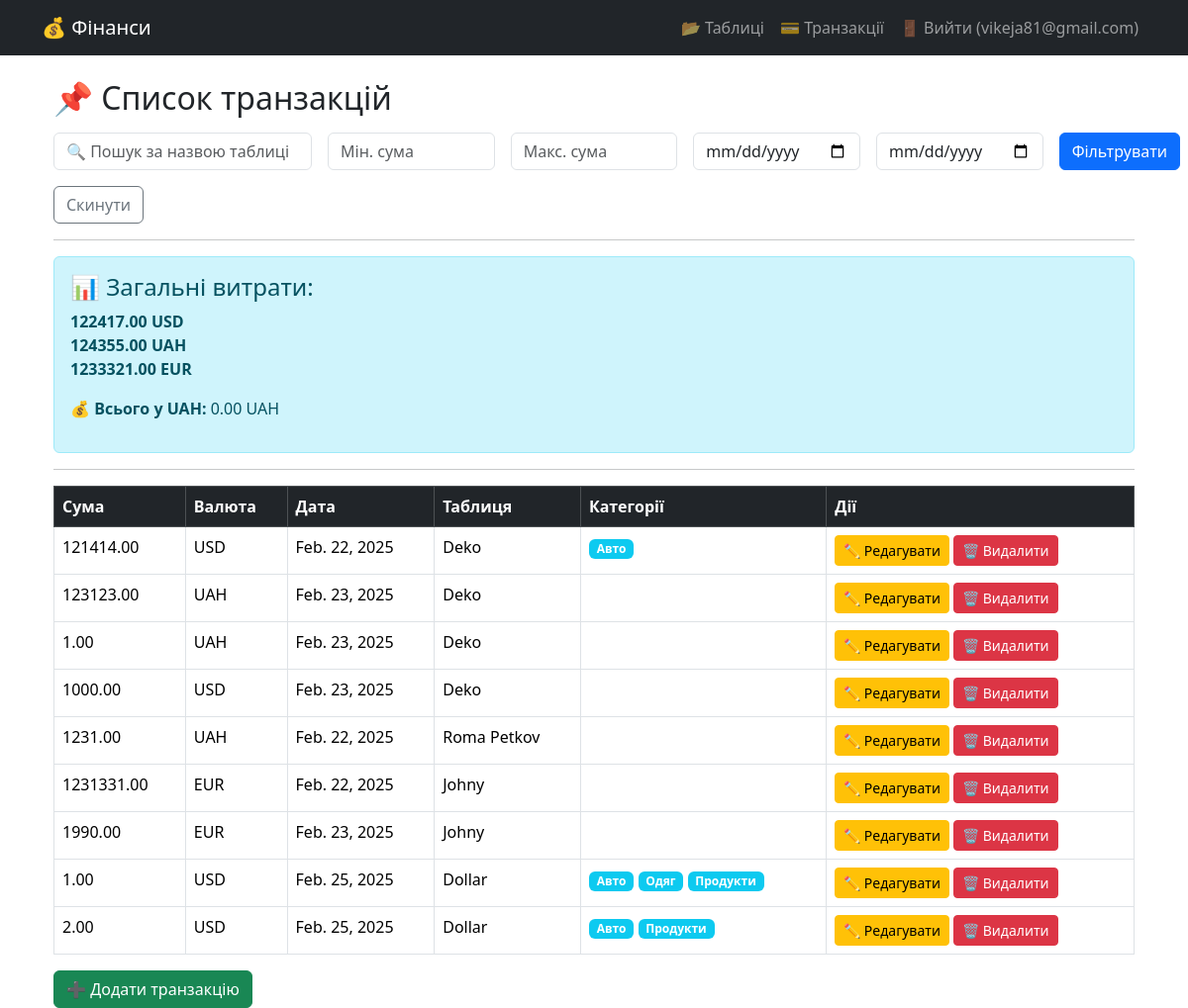
Page /finances/transactions/ (signed in) on the committed database.
### users/models.py (models this page shows, shortened)
class User(AbstractUser):
    username = None
    email = models.EmailField(unique=True)
    objects = CustomUserManager()
    USERNAME_FIELD = "email"
    REQUIRED_FIELDS = []

### finances/models.py (models this page shows, shortened)
class Transaction(models.Model):
    categories = models.ManyToManyField(Category, related_name='transactions')
    table = models.ForeignKey(Table, on_delete=models.CASCADE, related_name="transactions")
    name = models.CharField(max_length=255)
    amount = models.DecimalField(max_digits=10, decimal_places=2)
    currency = models.CharField(max_length=3, choices=[("USD", "USD"), ("EUR", "EUR"), ("UAH", "UAH")], default="UAH")
    date = models.DateField(auto_now_add=True)
    description = models.CharField(max_length=255, blank=True, null=True)
    def __str__(self):
        return f"{self.amount} {self.currency} - {self.date}"

class Table(models.Model):
    user = models.ForeignKey(User, on_delete=models.CASCADE)
    name = models.CharField(max_length=255)
    currency = models.CharField(
        max_length=3,
        choices=[
            ('USD', 'US Dollar'),
            ('UAH', 'Ukrainian Hryvnia'),
            ('EUR', 'EUR'),
        ],
        default='UAH',
    )

class Category(models.Model):
    name = models.CharField(max_length=255)
    user = models.ForeignKey(User, on_delete=models.CASCADE, related_name="categories")

### finances/views.py (the view)
# urls.py: path('transactions/', TransactionListView.as_view(), name='transaction_list'),
class TransactionListView(LoginRequiredMixin, ListView):
    model = Transaction
    template_name = "finances/transaction_list.html"
    context_object_name = "transactions"
    def get_queryset(self):
        queryset = Transaction.objects.filter(table__user=self.request.user)
        search_query = self.request.GET.get("search", "").strip()
        min_amount = self.request.GET.get("min_amount")
        max_amount = self.request.GET.get("max_amount")
        start_date = self.request.GET.get("start_date")
        end_date = self.request.GET.get("end_date")
        logger.debug(
            f"Фільтр: search={search_query}, min={min_amount}, max={max_amount}, start={start_date}, end={end_date}"
        )
        if search_query:
            queryset = queryset.filter(Q(table__name__icontains=search_query))
        if min_amount:
            try:
                min_amount = Decimal(min_amount)
                queryset = queryset.filter(amount__gte=min_amount)
            except ValueError:
                logger.error("Некоректне значення min_amount")
        if max_amount:
            try:
                max_amount = Decimal(max_amount)
                queryset = queryset.filter(amount__lte=max_amount)
            except ValueError:
                logger.error("Некоректне значення max_amount")
        if start_date:
            parsed_start_date = parse_date(start_date)
            if parsed_start_date:
                queryset = queryset.filter(date__gte=parsed_start_date)
            else:
                logger.error("Некоректна дата start_date")
        if end_date:
            parsed_end_date = parse_date(end_date)
            if parsed_end_date:
                queryset = queryset.filter(date__lte=parsed_end_date)
            else:
                logger.error("Некоректна дата end_date")
        logger.debug(f"Відфільтровані транзакції: {queryset}")
        return queryset
    def get_context_data(self, **kwargs):
        context = super().get_context_data(**kwargs)
        transactions = context["transactions"]
        exchange_rates = get_exchange_rates()
        total_amounts = {}
        total_uah = Decimal("0.0")
        for transaction in transactions:
            currency = transaction.currency
            amount = transaction.amount
            if currency not in total_amounts:
                total_amounts[currency] = Decimal("0.0")
            total_amounts[currency] += amount
            if currency in exchange_rates and "UAH" in exchange_rates:
                total_uah += (amount / Decimal(exchange_rates[currency])) * Decimal(exchange_rates["UAH"])
        context["total_amounts"] = total_amounts
        context["total_uah"] = total_uah
        context["exchange_rates"] = exchange_rates
        logger.debug(f"📊 Загальні суми: {total_amounts}, Загальна сума в UAH: {total_uah}")
        return context

### finances/utils.py (called while the page is built)
def get_exchange_rates():
    try:
        response = requests.get(API_URL, params={"app_id": settings.OPEN_EXCHANGE_RATES_API_KEY})
        response.raise_for_status()
        data = response.json()
        return data.get("rates", {})
    except requests.RequestException:
        return {}  #

### finances/templates/finances/transaction_list.html
{% extends "base.html" %}
{% block content %}
<div class="container mt-4">
    <h2 class="mb-3">📌 Список транзакцій</h2>
    <form method="get" class="row g-3">
        <div class="col-md-3">
            <input type="text" name="search" class="form-control" placeholder="🔍 Пошук за назвою таблиці"
                   value="{{ request.GET.search|default_if_none:'' }}">
        </div>
        <div class="col-md-2">
            <input type="number" step="0.01" name="min_amount" class="form-control" placeholder="Мін. сума"
                   value="{{ request.GET.min_amount|default_if_none:'' }}">
        </div>
        <div class="col-md-2">
            <input type="number" step="0.01" name="max_amount" class="form-control" placeholder="Макс. сума"
                   value="{{ request.GET.max_amount|default_if_none:'' }}">
        </div>
        <div class="col-md-2">
            <input type="date" name="start_date" class="form-control" value="{{ request.GET.start_date|default_if_none:'' }}">
        </div>
        <div class="col-md-2">
            <input type="date" name="end_date" class="form-control" value="{{ request.GET.end_date|default_if_none:'' }}">
        </div>
        <div class="col-md-1">
            <button type="submit" class="btn btn-primary">Фільтрувати</button>
        </div>
        <div class="col-md-1">
            <a href="?" class="btn btn-outline-secondary">Скинути</a>
        </div>
    </form>
    <hr>
    <div class="alert alert-info">
        <h4>📊 Загальні витрати:</h4>
        <ul class="list-unstyled">
            {% for currency, amount in total_amounts.items %}
                <li><strong>{{ amount|floatformat:2 }} {{ currency }}</strong></li>
            {% endfor %}
        </ul>
        <p><strong>💰 Всього у UAH:</strong> {{ total_uah|floatformat:2 }} UAH</p>
    </div>
    <hr>
    <div class="table-responsive">
        <table class="table table-bordered table-hover">
            <thead class="table-dark">
                <tr>
                    <th>Сума</th>
                    <th>Валюта</th>
                    <th>Дата</th>
                    <th>Таблиця</th>
                    <th>Категорії</th>
                    <th>Дії</th>
                </tr>
            </thead>
            <tbody>
                {% for transaction in transactions %}
                <tr>
                    <td>{{ transaction.amount }}</td>
                    <td>{{ transaction.currency }}</td>
                    <td>{{ transaction.date }}</td>
                    <td>{{ transaction.table.name }}</td>
                    <td>
                        {% for category in transaction.categories.all %}
                            <span class="badge bg-info">{{ category.name }}</span>
                        {% endfor %}
                    </td>
                    <td>
                        <a href="{% url 'transaction_update' transaction.id %}" class="btn btn-warning btn-sm">✏️ Редагувати</a>
                        <a href="{% url 'transaction_delete' transaction.id %}" class="btn btn-danger btn-sm">🗑️ Видалити</a>
                    </td>
                </tr>
                {% empty %}
                <tr>
                    <td colspan="6" class="text-center">Немає транзакцій.</td>
                </tr>
                {% endfor %}
            </tbody>
        </table>
    </div>
    <a href="{% url 'transaction_create' %}" class="btn btn-success">➕ Додати транзакцію</a>
</div>
{% endblock %}

### users/templates/base.html (shortened to what this page needs)
<!DOCTYPE html>
<html lang="uk">
<head>
    <link href="https://cdn.jsdelivr.net/npm/bootstrap@5.3.2/dist/css/bootstrap.min.css" rel="stylesheet">
</head>
<body>
    <nav class="navbar navbar-expand-lg navbar-dark bg-dark">
        <div class="container">
            <a class="navbar-brand" href="{% url 'table_list' %}">💰 Фінанси</a>
            <div class="collapse navbar-collapse" id="navbarNav">
                <ul class="navbar-nav ms-auto">
                    {% if user.is_authenticated %}
                    <li class="nav-item">
                        <a class="nav-link" href="{% url 'table_list' %}">📂 Таблиці</a>
                    </li>
                    <li class="nav-item">
                        <a class="nav-link" href="{% url 'transaction_list' %}">💳 Транзакції</a>
                    </li>
                        <li class="nav-item">
                            <a class="nav-link" href="{% url 'logout' %}">🚪 Вийти ({{ user.email }})</a>
                        </li>
                    {% else %}
                        <li class="nav-item">
                            <a class="nav-link" href="{% url 'login' %}">🔑 Увійти</a>
                        </li>
                    {% endif %}
                </ul>
            </div>
        </div>
    </nav>
    <div class="container mt-4">
        {% block content %}{% endblock %}
    </div>
</body>
</html>

### rows in the picture
User: email "vikeja81@gmail.com"
Transaction: total_amounts "USD"
Transaction: total_amounts "UAH"
Transaction: total_amounts "EUR"
Category: name "Авто"
Category: name "Одяг"
Category: name "Продукти"

### other values in the picture
{{ amount|floatformat:2 }} "122417.00" "124355.00" "1233321.00"
{{ total_uah|floatformat:2 }} "0.00"
